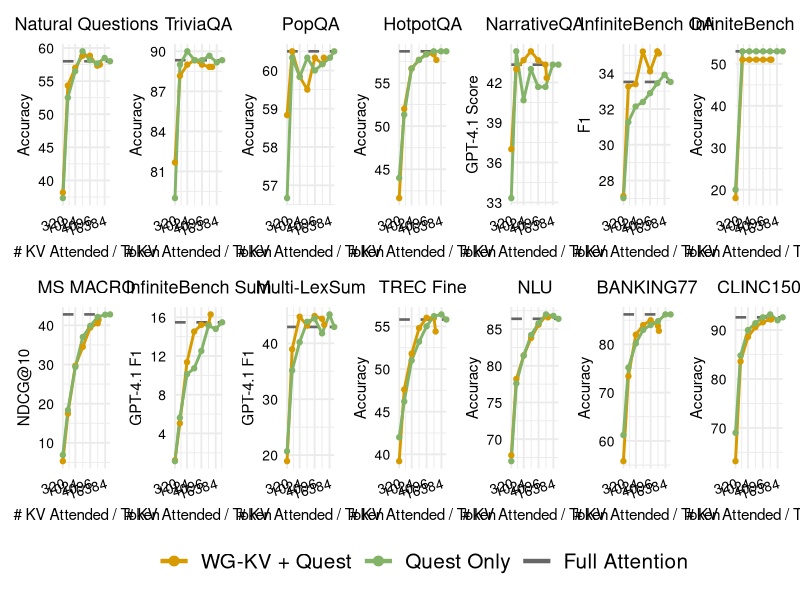

Source code (R):
library(tidyverse)
library(patchwork)

data <- read_csv("data/integration.csv") %>%
  mutate(
    method = fct_inorder(method),
    score = case_when(
      panel_title == "NarrativeQA" ~ score * (100 / 3),
      panel_title == "InfiniteBench Sum" | panel_title == "Multi-LexSum" ~ score * 100,
      TRUE ~ score
    )
  )

panel_info <- data %>%
  distinct(panel_title, y_label)

fig_list <- map(seq_len(nrow(panel_info)), \(idx) {
  panel_label <- panel_info$panel_title[[idx]]
  axis_label <- panel_info$y_label[[idx]]

  panel_data <- data %>%
    filter(panel_title == panel_label, y_label == axis_label)

  full_attention_score <- panel_data %>%
    filter(method == "Quest Only") %>%
    arrange(desc(kv_attended)) %>%
    pull(score) %>%
    first()

  panel_data %>%
    ggplot(aes(x = kv_attended, y = score, colour = method)) +
      geom_hline(
        aes(yintercept = full_attention_score, colour = "Full Attention"),
        linetype = "dashed",
        linewidth = 0.9
      ) +
      geom_line(linewidth = 1) +
      geom_point(size = 1.5) +
      scale_colour_manual(
        values = c(
          "WG-KV + Quest" = "#D79B00",
          "Quest Only" = "#82B366",
          "Full Attention" = "#666666"
        )
      ) +
      scale_x_log10(
        limits = range(panel_data$kv_attended, na.rm = TRUE),
        breaks = c(320, 1024, 4096, 16384),
        expand = c(0, 0)
      ) +
      guides(colour = guide_legend(
        override.aes = list(linetype = "solid", linewidth = 1.5, size = 3),
        keywidth = 1.7
      )) +
      labs(
        x = "# KV Attended / Token",
        y = axis_label,
        title = panel_label
      ) +
      coord_cartesian(clip = "off") +
      theme_minimal(base_size = 14) +
      theme(
        plot.title = element_text(size = 13, hjust = 0.5),
        legend.title = element_blank(),
        legend.text = element_text(size = 15),
        axis.text.x = element_text(size = 10, colour = "black", angle = 17, hjust = 1),
        axis.text.y = element_text(size = 10, colour = "black"),
        axis.title.x = element_text(size = 11),
        axis.title.y = element_text(size = 11),
      )
})

fig <- wrap_plots(fig_list, ncol = 7, guides = "collect") &
  theme(legend.position = "bottom")

ggsave("integration.pdf", fig, width = 14.0, height = 4.7, units = "in")
